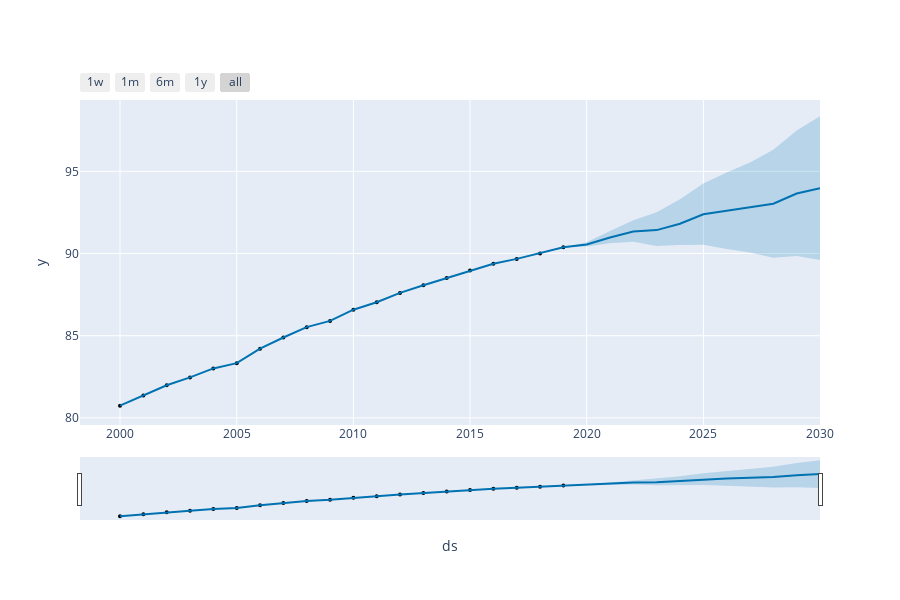

Source (notebook cell):
### Code cell
forecast = regresion.predict(tuned_forecast)
plot_plotly(regresion,forecast)
